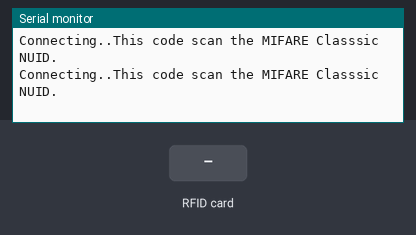
Simulated run of this sketch. Board: ESP8266 (NodeMCU). Shown: the last lines printed to the serial monitor. The test bench sets the inputs (shaded band). WiFi joins after 1.5 s; servers stay silent unless stated.

Above: at 3.2 s.
3.3 s: RFID card 5E 7A 19 C4 held to the reader
At 4.5 s:
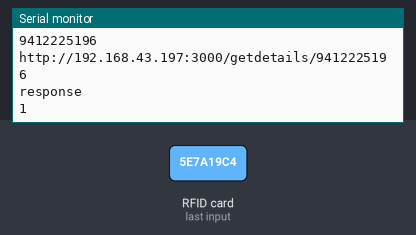
4.8 s: RFID card 5E 7A 19 C4 held to the reader
At 6.1 s:
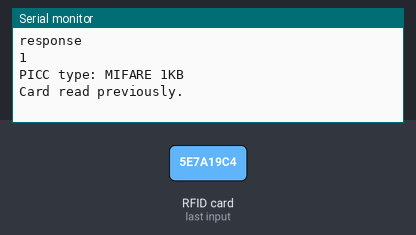

Measured:
- after the input at 3.3 s, the serial monitor: prints a new line at once (image 1)
- after the input at 4.8 s, the serial monitor: prints a new line at once (image 2)

The sketch:

cardreaderhttp.ino
```cpp
/*
   ----------------------------------------------------------------------
   Example program showing how to read new NUID from a PICC to serial.
   ----------------------------------------------------------------------
   https://circuits4you.com

   RC522 Interfacing with NodeMCU

   Typical pin layout used:
   ----------------------------------
               MFRC522      Node
               Reader/PCD   MCU
   Signal      Pin          Pin
   ----------------------------------
   RST/Reset   RST          D1 (GPIO5)
   SPI SS      SDA(SS)      D2 (GPIO4)
   SPI MOSI    MOSI         D7 (GPIO13)
   SPI MISO    MISO         D6 (GPIO12)
   SPI SCK     SCK          D5 (GPIO14)
   3.3V        3.3V         3.3V
   GND         GND          GND
*/

#include <SPI.h>
#include <MFRC522.h>
#include <ESP8266WiFi.h>
#include <ESP8266HTTPClient.h>
// network name and password
const char* ssid = "m";
const char* password = "abcdefgh";

constexpr uint8_t RST_PIN = 5;     // Configurable, see typical pin layout above
constexpr uint8_t SS_PIN = 4;     // Configurable, see typical pin layout above

MFRC522 rfid(SS_PIN, RST_PIN); // Instance of the class

MFRC522::MIFARE_Key key;

// Init array that will store new NUID
byte nuidPICC[4];
int httpsend(String);
void setup() {
  Serial.begin(115200);
  SPI.begin(); // Init SPI bus
  rfid.PCD_Init(); // Init MFRC522
  WiFi.begin(ssid, password);

  while (WiFi.status() != WL_CONNECTED) {

    delay(1000);
    Serial.print("Connecting..");
    Serial.println(F("This code scan the MIFARE Classsic NUID."));
  }

}

void loop()
{

  String s = "";

  // Look for new cards
  if ( ! rfid.PICC_IsNewCardPresent())
    return;

  // Verify if the NUID has been readed
  if ( ! rfid.PICC_ReadCardSerial())
    return;

  Serial.print(F("PICC type: "));
  MFRC522::PICC_Type piccType = rfid.PICC_GetType(rfid.uid.sak);
  Serial.println(rfid.PICC_GetTypeName(piccType));

  // Check is the PICC of Classic MIFARE type
  if (piccType != MFRC522::PICC_TYPE_MIFARE_MINI &&
    piccType != MFRC522::PICC_TYPE_MIFARE_1K &&
    piccType != MFRC522::PICC_TYPE_MIFARE_4K) {
    Serial.println(F("Your tag is not of type MIFARE Classic."));
    return;
  }
  if (rfid.uid.uidByte[0] != nuidPICC[0] ||
    rfid.uid.uidByte[1] != nuidPICC[1] ||
    rfid.uid.uidByte[2] != nuidPICC[2] ||
    rfid.uid.uidByte[3] != nuidPICC[3] ) {
    Serial.println(F("A new card has been detected."));


    // Store NUID into nuidPICC array
    for (byte i = 0; i < 4; i++) {
      nuidPICC[i] = rfid.uid.uidByte[i];
      s += String(rfid.uid.uidByte[i]);
    }

    Serial.println(F("The NUID tag is:"));
    Serial.print(F("In hex: "));
    Serial.print(F("In string: "));
    Serial.print(s);
    int response = httpsend(s);
    Serial.println("response");
    Serial.println(response);

  }
  else Serial.println(F("Card read previously."));

  // Halt PICC
  rfid.PICC_HaltA();

  // Stop encryption on PCD
  rfid.PCD_StopCrypto1();
}


int httpsend(String Send)
{
  Serial.println("data Recieved");
  Serial.println(Send);
  if (WiFi.status() == WL_CONNECTED) { //Check WiFi connection status

    HTTPClient http;  //Declare an object of class HTTPClient
    String data = "http://192.168.43.197:3000/getdetails/" + Send;
    Serial.println(data);

    http.begin(data); //Specify request destination
    int httpCode = http.GET();                                                                  //Send the request

    if (httpCode > 0) { //Check the returning code

      String payload = http.getString();   //Get the request response payload
      Serial.println("payload");
      Serial.println(payload);//Print the response payload

    }

    http.end();   //Close connection

  }

  //delay(30000);    //Send a request every 30 seconds

}
```
